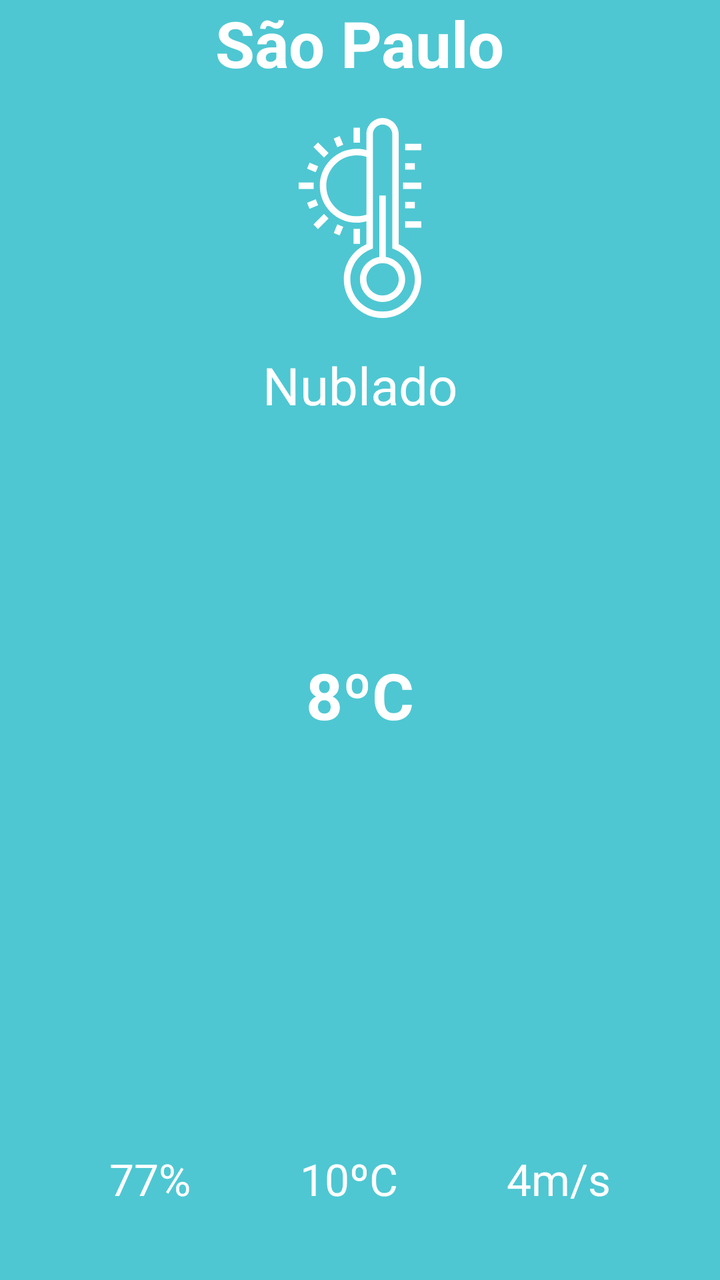
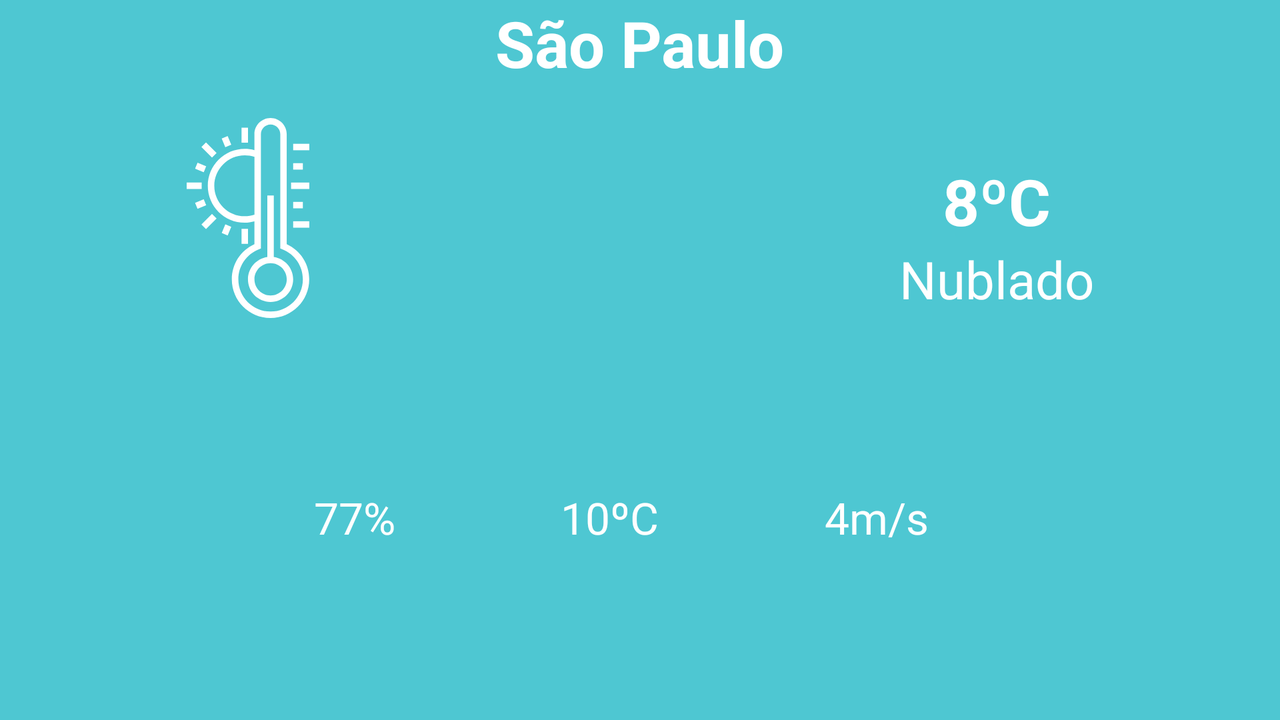

One screen, two layout resources from the same app: the default and the repository's alternative for another configuration. Each is rendered where Android would select it; the XML of both is given below.
<!-- AndroidManifest.xml: application theme AppTheme -->
<!-- res/layout/result_weather_search.xml -->
<?xml version="1.0" encoding="utf-8"?>
<androidx.constraintlayout.widget.ConstraintLayout xmlns:android="http://schemas.android.com/apk/res/android"
  xmlns:app="http://schemas.android.com/apk/res-auto"
  xmlns:tools="http://schemas.android.com/tools"
  android:layout_width="match_parent"
  android:layout_height="match_parent"
  android:background="@color/colorPrimary">

  <TextView
    android:id="@+id/cityResponseTextView"
    style="@style/AppTheme.DayTheme.Title"
    android:textSize="@dimen/component_interface_title"
    app:layout_constraintEnd_toEndOf="parent"
    app:layout_constraintStart_toStartOf="parent"
    app:layout_constraintTop_toTopOf="parent"
    tools:text="São Paulo" />

  <ImageView
    android:id="@+id/iconWeatherImageView"
    android:layout_width="100dp"
    android:layout_height="100dp"
    android:layout_margin="@dimen/component_interface_square_16"
    android:contentDescription="@string/content_description_icon_weather_time"
    app:layout_constraintEnd_toEndOf="parent"
    app:layout_constraintStart_toStartOf="parent"
    app:layout_constraintTop_toBottomOf="@+id/cityResponseTextView"
    tools:src="@drawable/ic_thermometer_sun" />

  <TextView
    android:id="@+id/weatherResponseTextView"
    style="@style/AppTheme.DayTheme.Subtitle"
    android:layout_marginTop="@dimen/component_interface_stack_16"
    app:layout_constraintEnd_toEndOf="parent"
    app:layout_constraintStart_toStartOf="parent"
    app:layout_constraintTop_toBottomOf="@+id/iconWeatherImageView"
    tools:text="Nublado" />

  <TextView
    android:id="@+id/tempResponseTextView"
    style="@style/AppTheme.DayTheme.FontStyle"
    android:layout_marginStart="@dimen/component_interface_inline_36"
    android:layout_marginEnd="@dimen/component_interface_inline_36"
    android:textSize="32sp"
    android:textStyle="bold"
    app:layout_constraintBottom_toBottomOf="parent"
    app:layout_constraintEnd_toEndOf="parent"
    app:layout_constraintStart_toStartOf="parent"
    app:layout_constraintTop_toBottomOf="@+id/weatherResponseTextView"
    app:layout_constraintVertical_bias="0.3"
    tools:text="8ºC" />

  <TextView
    android:id="@+id/humidityResponseTextView"
    style="@style/AppTheme.DayTheme.FontStyle"
    app:layout_constraintEnd_toStartOf="@+id/feelsLikeResponseTextView"
    app:layout_constraintStart_toStartOf="parent"
    app:layout_constraintTop_toTopOf="@+id/feelsLikeResponseTextView"
    tools:text="77%" />

  <TextView
    android:id="@+id/feelsLikeResponseTextView"
    style="@style/AppTheme.DayTheme.FontStyle"
    android:layout_marginBottom="@dimen/component_interface_stack_36"
    app:layout_constraintBottom_toBottomOf="parent"
    app:layout_constraintEnd_toStartOf="@+id/windSpeedResponseTextView"
    app:layout_constraintStart_toEndOf="@+id/humidityResponseTextView"
    app:layout_constraintTop_toBottomOf="@+id/tempResponseTextView"
    app:layout_constraintVertical_bias="1.0"
    tools:text="10ºC" />

  <TextView
    android:id="@+id/windSpeedResponseTextView"
    style="@style/AppTheme.DayTheme.FontStyle"
    app:layout_constraintEnd_toEndOf="parent"
    app:layout_constraintStart_toEndOf="@+id/feelsLikeResponseTextView"
    app:layout_constraintTop_toTopOf="@+id/feelsLikeResponseTextView"
    tools:text="4m/s" />

</androidx.constraintlayout.widget.ConstraintLayout>
<!-- resources referenced by this layout -->
<resources>
  <color name="colorPrimary">#4ec7d2</color>
  <dimen name="component_interface_inline_36">36dp</dimen>
  <dimen name="component_interface_square_16">16dp</dimen>
  <dimen name="component_interface_stack_16">16dp</dimen>
  <dimen name="component_interface_stack_36">36dp</dimen>
  <dimen name="component_interface_title">32sp</dimen>
  <!-- drawable ic_thermometer_sun: vector/xml drawable (drawable, 2774 chars, omitted) -->
  <string name="content_description_icon_weather_time">Icon weather time</string>
  <style name="AppTheme.DayTheme.FontStyle" parent="AppTheme.DayTheme">
      <item name="android:layout_width">wrap_content</item>
      <item name="android:layout_height">wrap_content</item>
      <item name="android:textColor">#FFFFFF</item>
      <item name="android:textSize">@dimen/component_interface_font_style</item>
    </style>
  <style name="AppTheme.DayTheme.Subtitle" parent="AppTheme.DayTheme">
      <item name="android:layout_width">wrap_content</item>
      <item name="android:layout_height">wrap_content</item>
      <item name="android:textColor">#FFFFFF</item>
      <item name="android:textSize">@dimen/component_interface_subtitle</item>
    </style>
  <style name="AppTheme.DayTheme.Title" parent="AppTheme.DayTheme">
      <item name="android:layout_width">wrap_content</item>
      <item name="android:layout_height">wrap_content</item>
      <item name="android:textStyle">bold</item>
      <item name="android:textColor">#FFFFFF</item>
      <item name="android:textSize">@dimen/component_interface_title</item>
    </style>
  <style name="AppTheme" parent="Theme.AppCompat.Light.NoActionBar">
      
      <item name="colorPrimary">@color/colorPrimary</item>
      <item name="colorPrimaryDark">@color/colorPrimaryDark</item>
      <item name="colorAccent">@color/colorAccent</item>
    </style>
  <style name="AppTheme.DayTheme" parent="AppTheme">
      <item name="fontFamily">sans-serif</item>
    </style>
  <dimen name="component_interface_font_style">22sp</dimen>
  <dimen name="component_interface_subtitle">26sp</dimen>
  <color name="colorPrimaryDark">#3AA1AA</color>
  <color name="colorAccent">#FFFFFF</color>
</resources>
<!-- res/layout-land/result_weather_search.xml (the repository's variant of the layout above) -->
<!-- drawn on the phone turned sideways -->
<?xml version="1.0" encoding="utf-8"?>
<androidx.constraintlayout.widget.ConstraintLayout xmlns:android="http://schemas.android.com/apk/res/android"
  xmlns:app="http://schemas.android.com/apk/res-auto"
  xmlns:tools="http://schemas.android.com/tools"
  android:layout_width="match_parent"
  android:layout_height="match_parent"
  android:background="@color/colorPrimary"
  tools:ignore="Overdraw">

  <TextView
    android:id="@+id/cityResponseTextView"
    style="@style/AppTheme.DayTheme.Title"
    android:textSize="@dimen/component_interface_title"
    app:layout_constraintEnd_toEndOf="parent"
    app:layout_constraintStart_toStartOf="parent"
    app:layout_constraintTop_toTopOf="parent"
    tools:text="São Paulo" />

  <ImageView
    android:id="@+id/iconWeatherImageView"
    android:layout_width="100dp"
    android:layout_height="100dp"
    android:layout_margin="@dimen/component_interface_square_16"
    android:layout_marginTop="@dimen/component_interface_stack_36"
    android:contentDescription="@string/content_description_icon_weather_time"
    app:layout_constraintBottom_toBottomOf="parent"
    app:layout_constraintEnd_toStartOf="@+id/cityResponseTextView"
    app:layout_constraintStart_toStartOf="parent"
    app:layout_constraintTop_toBottomOf="@+id/cityResponseTextView"
    app:layout_constraintVertical_bias="0.0"
    tools:src="@drawable/ic_thermometer_sun" />

  <TextView
    android:id="@+id/weatherResponseTextView"
    style="@style/AppTheme.DayTheme.Subtitle"
    app:layout_constraintEnd_toEndOf="@+id/tempResponseTextView"
    app:layout_constraintStart_toStartOf="@+id/tempResponseTextView"
    app:layout_constraintTop_toBottomOf="@+id/tempResponseTextView"
    tools:text="Nublado" />

  <TextView
    android:id="@+id/tempResponseTextView"
    style="@style/AppTheme.DayTheme.FontStyle"
    android:layout_marginTop="@dimen/component_interface_stack_36"
    android:layout_marginEnd="@dimen/component_interface_inline_36"
    android:textSize="32sp"
    android:textStyle="bold"
    app:layout_constraintBottom_toBottomOf="parent"
    app:layout_constraintEnd_toEndOf="parent"
    app:layout_constraintStart_toEndOf="@+id/cityResponseTextView"
    app:layout_constraintTop_toBottomOf="@+id/cityResponseTextView"
    app:layout_constraintVertical_bias="0.0"
    tools:text="8ºC" />

  <TextView
    android:id="@+id/humidityResponseTextView"
    style="@style/AppTheme.DayTheme.FontStyle"
    app:layout_constraintEnd_toStartOf="@+id/feelsLikeResponseTextView"
    app:layout_constraintStart_toStartOf="@+id/iconWeatherImageView"
    app:layout_constraintTop_toTopOf="@+id/feelsLikeResponseTextView"
    tools:text="77%" />

  <TextView
    android:id="@+id/feelsLikeResponseTextView"
    style="@style/AppTheme.DayTheme.FontStyle"
    app:layout_constraintBottom_toBottomOf="parent"
    app:layout_constraintEnd_toStartOf="@+id/windSpeedResponseTextView"
    app:layout_constraintStart_toEndOf="@+id/humidityResponseTextView"
    app:layout_constraintTop_toBottomOf="@+id/weatherResponseTextView"
    tools:text="10ºC" />

  <TextView
    android:id="@+id/windSpeedResponseTextView"
    style="@style/AppTheme.DayTheme.FontStyle"
    app:layout_constraintEnd_toEndOf="@+id/weatherResponseTextView"
    app:layout_constraintStart_toEndOf="@+id/feelsLikeResponseTextView"
    app:layout_constraintTop_toTopOf="@+id/feelsLikeResponseTextView"
    tools:text="4m/s" />

</androidx.constraintlayout.widget.ConstraintLayout>
<!-- resources referenced by the variant -->
<!-- as the phone turned sideways resolves them -->
<resources>
  <color name="colorPrimary">#4ec7d2</color>
  <dimen name="component_interface_inline_36">36dp</dimen>
  <dimen name="component_interface_square_16">16dp</dimen>
  <dimen name="component_interface_stack_36">36dp</dimen>
  <dimen name="component_interface_title">32sp</dimen>
  <!-- drawable ic_thermometer_sun: vector/xml drawable (drawable, 2774 chars, omitted) -->
  <string name="content_description_icon_weather_time">Icon weather time</string>
  <style name="AppTheme.DayTheme.FontStyle" parent="AppTheme.DayTheme">
      <item name="android:layout_width">wrap_content</item>
      <item name="android:layout_height">wrap_content</item>
      <item name="android:textColor">#FFFFFF</item>
      <item name="android:textSize">@dimen/component_interface_font_style</item>
    </style>
  <style name="AppTheme.DayTheme.Subtitle" parent="AppTheme.DayTheme">
      <item name="android:layout_width">wrap_content</item>
      <item name="android:layout_height">wrap_content</item>
      <item name="android:textColor">#FFFFFF</item>
      <item name="android:textSize">@dimen/component_interface_subtitle</item>
    </style>
  <style name="AppTheme.DayTheme.Title" parent="AppTheme.DayTheme">
      <item name="android:layout_width">wrap_content</item>
      <item name="android:layout_height">wrap_content</item>
      <item name="android:textStyle">bold</item>
      <item name="android:textColor">#FFFFFF</item>
      <item name="android:textSize">@dimen/component_interface_title</item>
    </style>
  <style name="AppTheme" parent="Theme.AppCompat.Light.NoActionBar">
      
      <item name="colorPrimary">@color/colorPrimary</item>
      <item name="colorPrimaryDark">@color/colorPrimaryDark</item>
      <item name="colorAccent">@color/colorAccent</item>
    </style>
  <style name="AppTheme.DayTheme" parent="AppTheme">
      <item name="fontFamily">sans-serif</item>
    </style>
  <dimen name="component_interface_font_style">22sp</dimen>
  <dimen name="component_interface_subtitle">26sp</dimen>
  <color name="colorPrimaryDark">#3AA1AA</color>
  <color name="colorAccent">#FFFFFF</color>
</resources>
